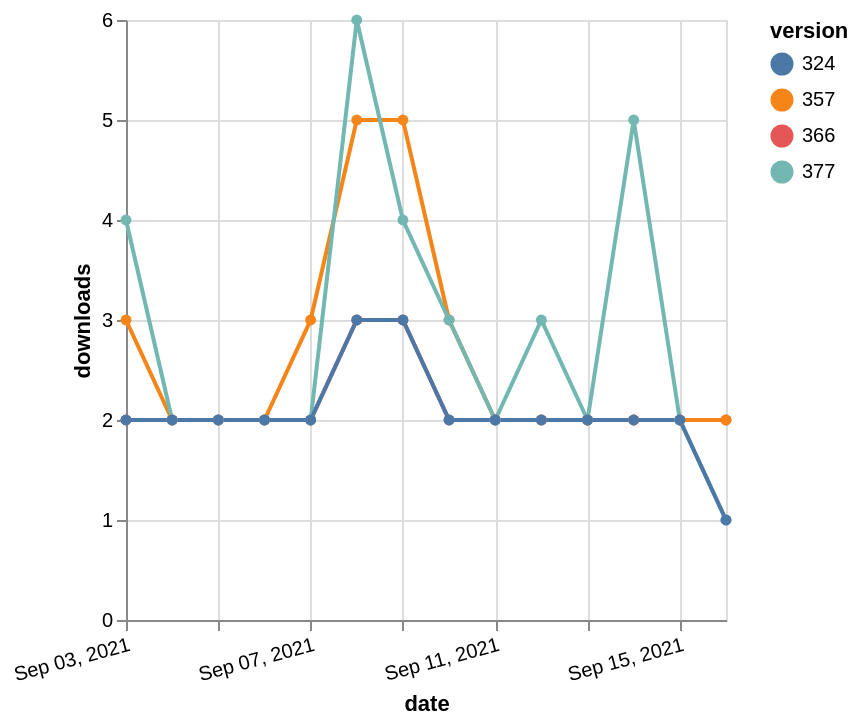

Source (Vega-Lite JSON):
### Vega-Lite specification from a JSON file in a GitHub repository (floating-point values rounded to 4 significant figures)
{"$schema": "https://vega.github.io/schema/vega-lite/v5.json", "description": "A simple bar chart with embedded data.", "data": {"values": [{"date": "2021-09-03", "total": 2376, "delta": 2, "version": "366"}, {"date": "2021-09-04", "total": 2378, "delta": 2, "version": "366"}, {"date": "2021-09-05", "total": 2380, "delta": 2, "version": "366"}, {"date": "2021-09-06", "total": 2382, "delta": 2, "version": "366"}, {"date": "2021-09-07", "total": 2384, "delta": 2, "version": "366"}, {"date": "2021-09-08", "total": 2387, "delta": 3, "version": "366"}, {"date": "2021-09-09", "total": 2390, "delta": 3, "version": "366"}, {"date": "2021-09-10", "total": 2392, "delta": 2, "version": "366"}, {"date": "2021-09-11", "total": 2394, "delta": 2, "version": "366"}, {"date": "2021-09-12", "total": 2396, "delta": 2, "version": "366"}, {"date": "2021-09-13", "total": 2398, "delta": 2, "version": "366"}, {"date": "2021-09-14", "total": 2400, "delta": 2, "version": "366"}, {"date": "2021-09-15", "total": 2402, "delta": 2, "version": "366"}, {"date": "2021-09-16", "total": 2404, "delta": 2, "version": "366"}, {"date": "2021-09-03", "total": 2972, "delta": 3, "version": "357"}, {"date": "2021-09-04", "total": 2974, "delta": 2, "version": "357"}, {"date": "2021-09-05", "total": 2976, "delta": 2, "version": "357"}, {"date": "2021-09-06", "total": 2978, "delta": 2, "version": "357"}, {"date": "2021-09-07", "total": 2981, "delta": 3, "version": "357"}, {"date": "2021-09-08", "total": 2986, "delta": 5, "version": "357"}, {"date": "2021-09-09", "total": 2991, "delta": 5, "version": "357"}, {"date": "2021-09-10", "total": 2994, "delta": 3, "version": "357"}, {"date": "2021-09-11", "total": 2996, "delta": 2, "version": "357"}, {"date": "2021-09-12", "total": 2998, "delta": 2, "version": "357"}, {"date": "2021-09-13", "total": 3000, "delta": 2, "version": "357"}, {"date": "2021-09-14", "total": 3002, "delta": 2, "version": "357"}, {"date": "2021-09-15", "total": 3004, "delta": 2, "version": "357"}, {"date": "2021-09-16", "total": 3006, "delta": 2, "version": "357"}, {"date": "2021-09-03", "total": 2183, "delta": 4, "version": "377"}, {"date": "2021-09-04", "total": 2185, "delta": 2, "version": "377"}, {"date": "2021-09-05", "total": 2187, "delta": 2, "version": "377"}, {"date": "2021-09-06", "total": 2189, "delta": 2, "version": "377"}, {"date": "2021-09-07", "total": 2191, "delta": 2, "version": "377"}, {"date": "2021-09-08", "total": 2197, "delta": 6, "version": "377"}, {"date": "2021-09-09", "total": 2201, "delta": 4, "version": "377"}, {"date": "2021-09-10", "total": 2204, "delta": 3, "version": "377"}, {"date": "2021-09-11", "total": 2206, "delta": 2, "version": "377"}, {"date": "2021-09-12", "total": 2209, "delta": 3, "version": "377"}, {"date": "2021-09-13", "total": 2211, "delta": 2, "version": "377"}, {"date": "2021-09-14", "total": 2216, "delta": 5, "version": "377"}, {"date": "2021-09-15", "total": 2218, "delta": 2, "version": "377"}, {"date": "2021-09-16", "total": 2219, "delta": 1, "version": "377"}, {"date": "2021-09-03", "total": 2612, "delta": 2, "version": "324"}, {"date": "2021-09-04", "total": 2614, "delta": 2, "version": "324"}, {"date": "2021-09-05", "total": 2616, "delta": 2, "version": "324"}, {"date": "2021-09-06", "total": 2618, "delta": 2, "version": "324"}, {"date": "2021-09-07", "total": 2620, "delta": 2, "version": "324"}, {"date": "2021-09-08", "total": 2623, "delta": 3, "version": "324"}, {"date": "2021-09-09", "total": 2626, "delta": 3, "version": "324"}, {"date": "2021-09-10", "total": 2628, "delta": 2, "version": "324"}, {"date": "2021-09-11", "total": 2630, "delta": 2, "version": "324"}, {"date": "2021-09-12", "total": 2632, "delta": 2, "version": "324"}, {"date": "2021-09-13", "total": 2634, "delta": 2, "version": "324"}, {"date": "2021-09-14", "total": 2636, "delta": 2, "version": "324"}, {"date": "2021-09-15", "total": 2638, "delta": 2, "version": "324"}, {"date": "2021-09-16", "total": 2639, "delta": 1, "version": "324"}]}, "width": "container", "mark": {"type": "line", "point": {"filled": true}}, "encoding": {"x": {"field": "date", "type": "temporal", "timeUnit": "yearmonthdate", "title": "date", "axis": {"labelAngle": -15}}, "y": {"field": "delta", "type": "quantitative", "title": "downloads"}, "color": {"field": "version", "type": "nominal"}, "tooltip": {"field": "delta"}}}
